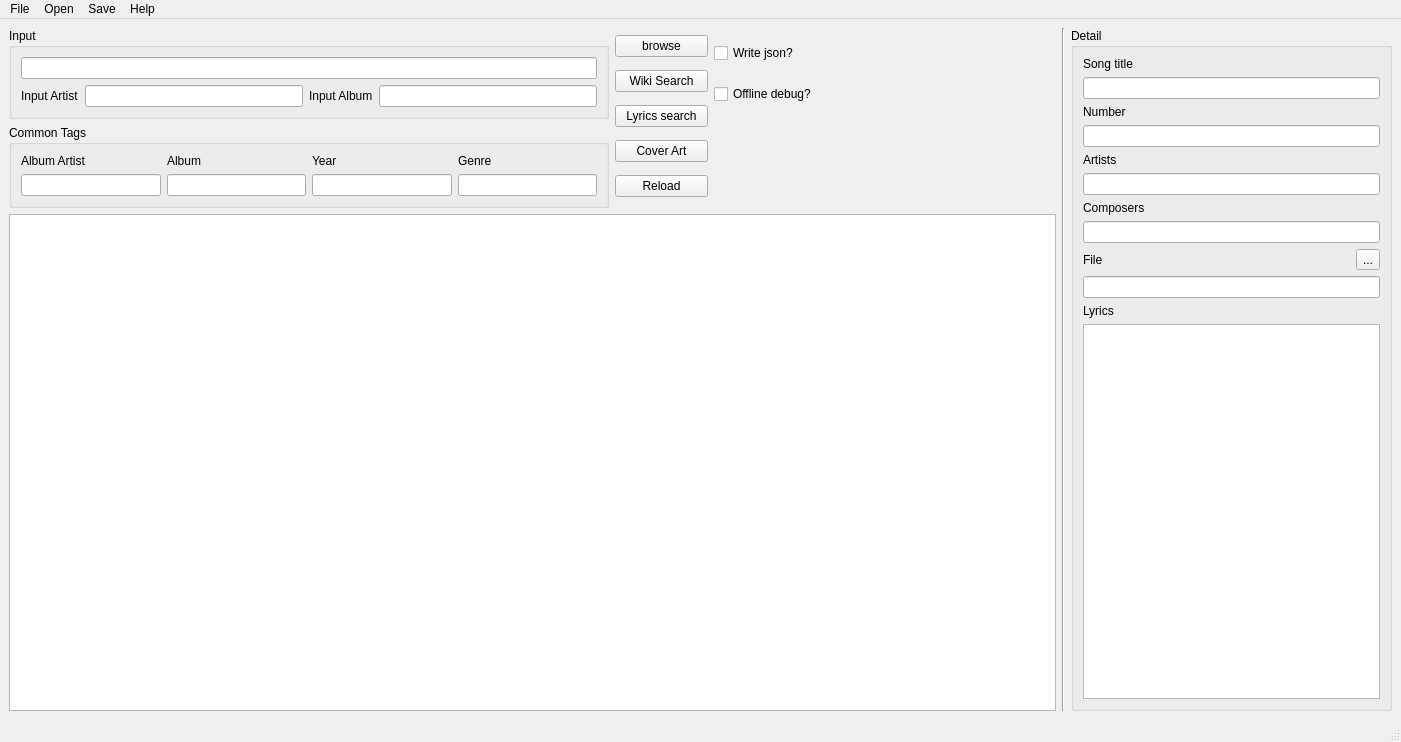
<?xml version="1.0" encoding="UTF-8"?>
<ui version="4.0">
 <class>MainWindow</class>
 <widget class="QMainWindow" name="MainWindow">
  <property name="geometry">
   <rect>
    <x>0</x>
    <y>0</y>
    <width>1401</width>
    <height>742</height>
   </rect>
  </property>
  <property name="windowTitle">
   <string>MainWindow</string>
  </property>
  <widget class="QWidget" name="centralwidget">
   <layout class="QGridLayout" name="gridLayout">
    <item row="0" column="0">
     <widget class="QGroupBox" name="input_frame">
      <property name="maximumSize">
       <size>
        <width>600</width>
        <height>16777215</height>
       </size>
      </property>
      <property name="title">
       <string>Input</string>
      </property>
      <layout class="QGridLayout" name="input_grid">
       <item row="0" column="0" colspan="4">
        <widget class="QLineEdit" name="display_dir">
         <property name="toolTip">
          <string extracomment="Use Browse button and find dir or input path here"/>
         </property>
         <property name="statusTip">
          <string extracomment="Use Browse button and find dir or input path here"/>
         </property>
         <property name="whatsThis">
          <string extracomment="Use Browse button and find dir or input path here"/>
         </property>
         <property name="accessibleDescription">
          <string extracomment="Use Browse button and find dir or input path here"/>
         </property>
        </widget>
       </item>
       <item row="1" column="0">
        <widget class="QLabel" name="label">
         <property name="text">
          <string>Input Artist</string>
         </property>
        </widget>
       </item>
       <item row="1" column="1">
        <widget class="QLineEdit" name="band_entry_input"/>
       </item>
       <item row="1" column="2">
        <widget class="QLabel" name="label_2">
         <property name="text">
          <string>Input Album</string>
         </property>
        </widget>
       </item>
       <item row="1" column="3">
        <widget class="QLineEdit" name="album_entry_input"/>
       </item>
      </layout>
     </widget>
    </item>
    <item row="1" column="0">
     <widget class="QGroupBox" name="common_tags_frame">
      <property name="maximumSize">
       <size>
        <width>600</width>
        <height>16777215</height>
       </size>
      </property>
      <property name="title">
       <string>Common Tags</string>
      </property>
      <layout class="QGridLayout" name="common_tags_grid">
       <item row="0" column="0">
        <widget class="QLabel" name="label_3">
         <property name="text">
          <string>Album Artist</string>
         </property>
        </widget>
       </item>
       <item row="0" column="1">
        <widget class="QLabel" name="label_4">
         <property name="text">
          <string>Album</string>
         </property>
        </widget>
       </item>
       <item row="0" column="2">
        <widget class="QLabel" name="label_5">
         <property name="text">
          <string>Year</string>
         </property>
        </widget>
       </item>
       <item row="0" column="3">
        <widget class="QLabel" name="label_6">
         <property name="text">
          <string>Genre</string>
         </property>
        </widget>
       </item>
       <item row="1" column="0">
        <widget class="QLineEdit" name="band_entry"/>
       </item>
       <item row="1" column="1">
        <widget class="QLineEdit" name="album_entry"/>
       </item>
       <item row="1" column="2">
        <widget class="QLineEdit" name="year_entry"/>
       </item>
       <item row="1" column="3">
        <widget class="QLineEdit" name="genre_entry"/>
       </item>
      </layout>
     </widget>
    </item>
    <item row="0" column="5" rowspan="3">
     <widget class="QGroupBox" name="detail_frame">
      <property name="minimumSize">
       <size>
        <width>321</width>
        <height>0</height>
       </size>
      </property>
      <property name="maximumSize">
       <size>
        <width>321</width>
        <height>16777215</height>
       </size>
      </property>
      <property name="title">
       <string>Detail</string>
      </property>
      <layout class="QVBoxLayout" name="verticalLayout">
       <item>
        <widget class="QLabel" name="label_7">
         <property name="text">
          <string>Song title</string>
         </property>
        </widget>
       </item>
       <item>
        <widget class="QLineEdit" name="title_detail"/>
       </item>
       <item>
        <widget class="QLabel" name="label_8">
         <property name="text">
          <string>Number</string>
         </property>
        </widget>
       </item>
       <item>
        <widget class="QLineEdit" name="number_detail"/>
       </item>
       <item>
        <widget class="QLabel" name="label_9">
         <property name="text">
          <string>Artists</string>
         </property>
        </widget>
       </item>
       <item>
        <widget class="QLineEdit" name="artist_detail"/>
       </item>
       <item>
        <widget class="QLabel" name="label_10">
         <property name="text">
          <string>Composers</string>
         </property>
        </widget>
       </item>
       <item>
        <widget class="QLineEdit" name="composer_detail"/>
       </item>
       <item>
        <layout class="QHBoxLayout" name="horizontalLayout">
         <item>
          <widget class="QLabel" name="label_11">
           <property name="text">
            <string>File</string>
           </property>
          </widget>
         </item>
         <item>
          <widget class="QToolButton" name="toolButton">
           <property name="text">
            <string>...</string>
           </property>
          </widget>
         </item>
        </layout>
       </item>
       <item>
        <widget class="QLineEdit" name="file_detail"/>
       </item>
       <item>
        <widget class="QLabel" name="label_12">
         <property name="text">
          <string>Lyrics</string>
         </property>
        </widget>
       </item>
       <item>
        <widget class="QTextEdit" name="lyrics_detail"/>
       </item>
      </layout>
     </widget>
    </item>
    <item row="0" column="3" rowspan="2">
     <layout class="QHBoxLayout" name="picture_layout"/>
    </item>
    <item row="0" column="4" rowspan="3">
     <widget class="Line" name="line">
      <property name="orientation">
       <enum>Qt::Vertical</enum>
      </property>
     </widget>
    </item>
    <item row="2" column="0" colspan="4">
     <widget class="QTableView" name="tableView">
      <property name="sizeAdjustPolicy">
       <enum>QAbstractScrollArea::AdjustToContents</enum>
      </property>
      <property name="alternatingRowColors">
       <bool>true</bool>
      </property>
      <property name="selectionBehavior">
       <enum>QAbstractItemView::SelectRows</enum>
      </property>
      <property name="sortingEnabled">
       <bool>false</bool>
      </property>
      <attribute name="horizontalHeaderShowSortIndicator" stdset="0">
       <bool>true</bool>
      </attribute>
      <attribute name="horizontalHeaderStretchLastSection">
       <bool>true</bool>
      </attribute>
      <attribute name="verticalHeaderVisible">
       <bool>false</bool>
      </attribute>
      <attribute name="verticalHeaderDefaultSectionSize">
       <number>25</number>
      </attribute>
      <attribute name="verticalHeaderMinimumSectionSize">
       <number>20</number>
      </attribute>
      <attribute name="verticalHeaderShowSortIndicator" stdset="0">
       <bool>true</bool>
      </attribute>
      <attribute name="verticalHeaderStretchLastSection">
       <bool>false</bool>
      </attribute>
     </widget>
    </item>
    <item row="0" column="2">
     <layout class="QVBoxLayout" name="verticalLayout_3">
      <item>
       <widget class="QCheckBox" name="json_write_sw">
        <property name="maximumSize">
         <size>
          <width>109</width>
          <height>16777215</height>
         </size>
        </property>
        <property name="text">
         <string>Write json?</string>
        </property>
       </widget>
      </item>
      <item>
       <widget class="QCheckBox" name="offline_debbug_sw">
        <property name="maximumSize">
         <size>
          <width>109</width>
          <height>16777215</height>
         </size>
        </property>
        <property name="text">
         <string>Offline debug?</string>
        </property>
       </widget>
      </item>
     </layout>
    </item>
    <item row="0" column="1" rowspan="2">
     <layout class="QGridLayout" name="buttons_grid">
      <item row="0" column="0">
       <widget class="QPushButton" name="browse_button">
        <property name="maximumSize">
         <size>
          <width>93</width>
          <height>16777215</height>
         </size>
        </property>
        <property name="text">
         <string>browse</string>
        </property>
       </widget>
      </item>
      <item row="2" column="0">
       <widget class="QPushButton" name="lyrics_button">
        <property name="maximumSize">
         <size>
          <width>93</width>
          <height>16777215</height>
         </size>
        </property>
        <property name="text">
         <string>Lyrics search</string>
        </property>
       </widget>
      </item>
      <item row="1" column="0">
       <widget class="QPushButton" name="wiki_search_button">
        <property name="maximumSize">
         <size>
          <width>93</width>
          <height>16777215</height>
         </size>
        </property>
        <property name="text">
         <string>Wiki Search</string>
        </property>
       </widget>
      </item>
      <item row="3" column="0">
       <widget class="QPushButton" name="coverArt">
        <property name="text">
         <string>Cover Art</string>
        </property>
       </widget>
      </item>
      <item row="4" column="0">
       <widget class="QPushButton" name="pushButton">
        <property name="text">
         <string>Reload</string>
        </property>
       </widget>
      </item>
     </layout>
    </item>
   </layout>
  </widget>
  <widget class="QMenuBar" name="menubar">
   <property name="enabled">
    <bool>true</bool>
   </property>
   <property name="geometry">
    <rect>
     <x>0</x>
     <y>0</y>
     <width>1401</width>
     <height>26</height>
    </rect>
   </property>
   <widget class="QMenu" name="menuFile">
    <property name="title">
     <string>File</string>
    </property>
    <addaction name="actionNew"/>
    <addaction name="actionOpen"/>
    <addaction name="actionSave"/>
    <addaction name="separator"/>
    <addaction name="actionExit"/>
   </widget>
   <widget class="QMenu" name="menuOpen">
    <property name="title">
     <string>Open</string>
    </property>
    <addaction name="actionDirectory"/>
    <addaction name="actionWikipedia"/>
    <addaction name="actionCover_Art_search"/>
    <addaction name="actionMp3_Tag"/>
   </widget>
   <widget class="QMenu" name="menuSave">
    <property name="title">
     <string>Save</string>
    </property>
    <addaction name="actionAll_Tags"/>
    <addaction name="actionOnly_Lyrics"/>
   </widget>
   <widget class="QMenu" name="menuHelp">
    <property name="title">
     <string>Help</string>
    </property>
    <addaction name="actionHelp_Index"/>
    <addaction name="actionGit"/>
    <addaction name="actionAbout"/>
   </widget>
   <addaction name="menuFile"/>
   <addaction name="menuOpen"/>
   <addaction name="menuSave"/>
   <addaction name="menuHelp"/>
  </widget>
  <widget class="QStatusBar" name="statusbar"/>
  <action name="actionNew">
   <property name="text">
    <string>New</string>
   </property>
  </action>
  <action name="actionOpen">
   <property name="text">
    <string>Open</string>
   </property>
  </action>
  <action name="actionSave">
   <property name="text">
    <string>Save</string>
   </property>
  </action>
  <action name="actionExit">
   <property name="text">
    <string>Exit</string>
   </property>
  </action>
  <action name="actionAll_Tags">
   <property name="text">
    <string>All Tags</string>
   </property>
  </action>
  <action name="actionOnly_Lyrics">
   <property name="text">
    <string>Only Lyrics</string>
   </property>
  </action>
  <action name="actionDirectory">
   <property name="text">
    <string>Directory</string>
   </property>
  </action>
  <action name="actionWikipedia">
   <property name="text">
    <string>Wikipedia</string>
   </property>
  </action>
  <action name="actionCover_Art_search">
   <property name="text">
    <string>Cover Art search</string>
   </property>
  </action>
  <action name="actionMp3_Tag">
   <property name="text">
    <string>Mp3Tag</string>
   </property>
  </action>
  <action name="actionHelp_Index">
   <property name="text">
    <string>Help Index</string>
   </property>
  </action>
  <action name="actionGit">
   <property name="text">
    <string>Git</string>
   </property>
  </action>
  <action name="actionAbout">
   <property name="text">
    <string>About</string>
   </property>
  </action>
 </widget>
 <resources/>
 <connections/>
</ui>
